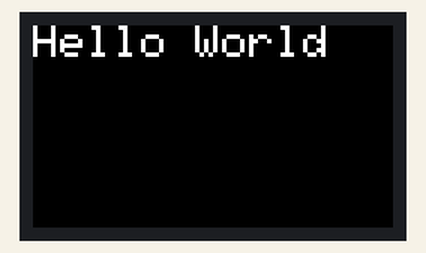
Simulated run of this sketch. Board: ESP32. Parts: 240×135 colour display.

Above: at 0.2 s.

The sketch:

hello.ino
```cpp
// (licence header left out)
#include <M5StickCPlus.h>

/* After M5StickC Plus is started or reset
  the program in the setUp () function will be run, and this part will only be
  run once. 在 M5StickC Plus
  启动或者复位后，即会开始执行setup()函数中的程序，该部分只会执行一次。 */
void setup() {
    M5.begin();  // Initialize M5StickC Plus.  初始化 M5StickC PLus
    M5.Lcd.setTextSize(3);  // Set font size.  设置字体大小
    M5.Lcd.setRotation(3);  // Rotate the screen. 将屏幕旋转
    // LCD display.  Lcd显示
    M5.Lcd.print("Hello World");
}

/* After the program in setup() runs, it runs the program in loop()
The loop() function is an infinite loop in which the program runs repeatedly
在setup()函数中的程序执行完后，会接着执行loop()函数中的程序
loop()函数是一个死循环，其中的程序会不断的重复运行 */
void loop() {
}
```
